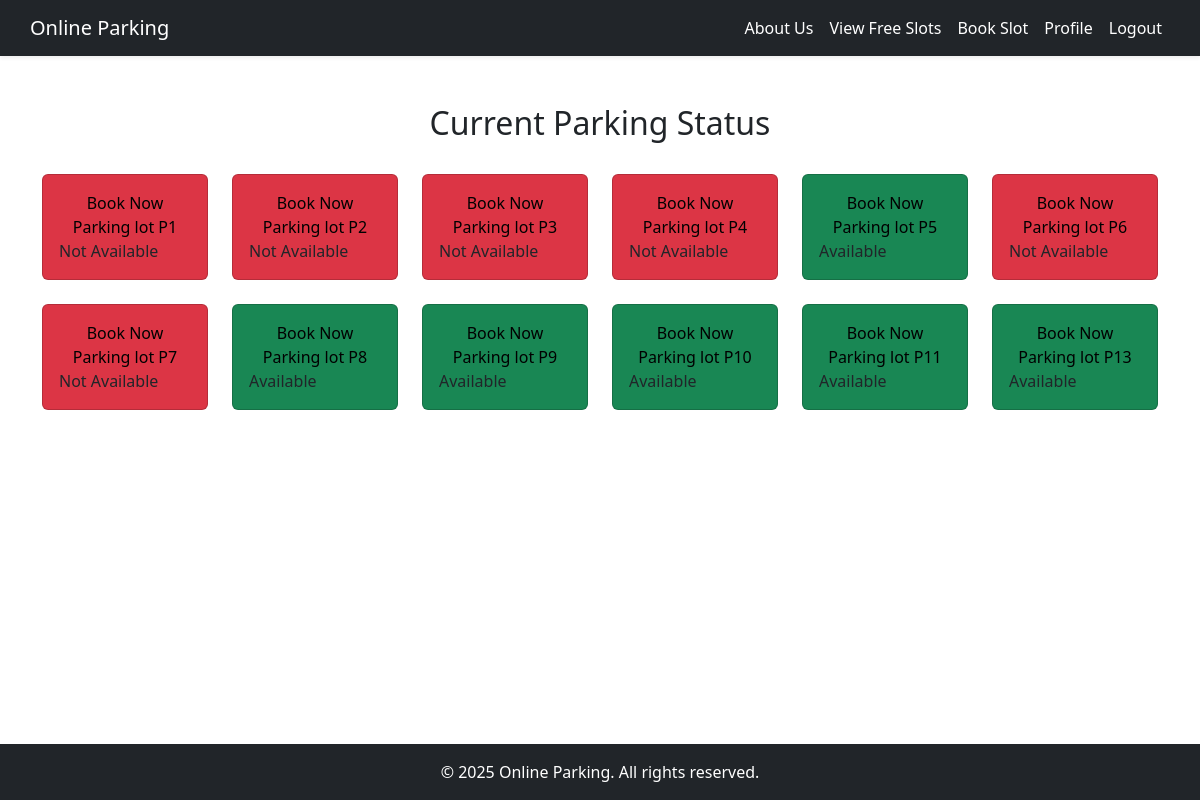
The page /view/customer/customer-dashboard.php (signed in) on the database its author committed.
### tables this page shows
CREATE TABLE `parking_slots` (
  `slot_id` int(10) NOT NULL,
  `slot_number` varchar(50) NOT NULL,
  `status` enum('available','reserved') NOT NULL DEFAULT 'available'
);

### model/SlotStatusModel.php (called while the page is built, shortened)
<?php
class SlotStatusModel
{
    private $pdo;
    public function __construct($pdo)
    {
        $this->pdo = $pdo;
    }
    public function getSlotStatus()
    {
        $query = "SELECT slot_id, status FROM parking_slots";
        $stmt = $this->pdo->prepare($query);
        $stmt->execute();
        return $stmt->fetchAll(PDO::FETCH_ASSOC);
    }
}

### view/customer/customer-dashboard.php (the view)
<?php
include('../../components/customer-header.php');
include('../../config.php');
include('../../model/SlotStatusModel.php');
$slotStatusModel = new SlotStatusModel($pdo);
$slots = $slotStatusModel->getSlotStatus();
?>
<div class="container mt-5 mb-5">
    <center>
        <h2>Current Parking Status</h2>
    </center><br>
    <div class="row">
        <?php
        foreach ($slots as $slot) {
            $slot_id = $slot['slot_id'];
            $slot_status = $slot['status'];
            $available = false;
            $status_class = 'bg-danger';
            if ($slot_status == 'available') {
                $available = true;
                $status_class = 'bg-success';
            }
            $status_text = $available ? 'Available' : 'Not Available';
            $cursor_style = $available ? 'pointer' : 'not-allowed';
        ?>
            <div class="col-md-2 mb-4">
                <div class="card <?= $status_class; ?>" style="cursor: <?= $cursor_style; ?>;">
                    <div class="card-body">
                        <div style="text-align:center;">
                            <a href="book.php?slot_id=<?= $slot_id; ?>" style="text-decoration: none; color:black;">
                                Book Now <br> Parking lot P<?= $slot_id; ?>
                            </a>
                        </div>
                        <p class="card-text"><?= $status_text; ?></p>
                    </div>
                </div>
            </div>
        <?php
        }
        ?>
    </div>
</div>
<?php include('../../components/footer.php'); ?>

### components/customer-header.php (shortened to what this page needs)
<!DOCTYPE html>
<html lang="en">
<head>
    <link rel="stylesheet" href="https://cdn.jsdelivr.net/npm/bootstrap@5.3.3/dist/css/bootstrap.min.css">
</head>
<body class="d-flex flex-column min-vh-100">
    <header class="bg-dark shadow-sm">
        <nav class="navbar navbar-expand-lg navbar-dark container">
            <a class="navbar-brand text-white">Online Parking</a>
            <div class="collapse navbar-collapse" id="navbarNav">
                <ul class="navbar-nav ms-auto">
                    <li class="nav-item">
                        <a class="nav-link text-white" href="../../view/guest/about.php">About Us</a>
                    </li>
                    <li class="nav-item">
                        <a class="nav-link text-white" href="../../view/customer/customer-dashboard.php">View Free Slots</a>
                    </li>
                    <li class="nav-item">
                        <a class="nav-link text-white" href="../../view/customer/book.php">Book Slot</a>
                    </li>
                    <li class="nav-item">
                        <a class="nav-link text-white" href="../../view/customer/profile.php">Profile</a>
                    </li>
                    <li class="nav-item">
                        <a class="nav-link text-white" href="../../view/guest/logout.php">Logout</a>
                    </li>
                </ul>
            </div>
        </nav>
    </header>

### components/footer.php
<footer class="position-relative bg-dark text-white text-center py-3 mt-auto">
    <p class="mb-0">© <?php echo date('Y'); ?> Online Parking. All rights reserved.</p>
</footer>
</body>
</html>

### rows shown on the page
parking_slots: slot_id "1", status_text "Not Available"
parking_slots: slot_id "2", status_text "Not Available"
parking_slots: slot_id "3", status_text "Not Available"
parking_slots: slot_id "4", status_text "Not Available"
parking_slots: slot_id "5", status "Available"
parking_slots: slot_id "6", status_text "Not Available"
parking_slots: slot_id "7", status_text "Not Available"
parking_slots: slot_id "8", status "Available"
parking_slots: slot_id "9", status "Available"
parking_slots: slot_id "10", status "Available"
parking_slots: slot_id "11", status "Available"
parking_slots: slot_id "13", status "Available"
